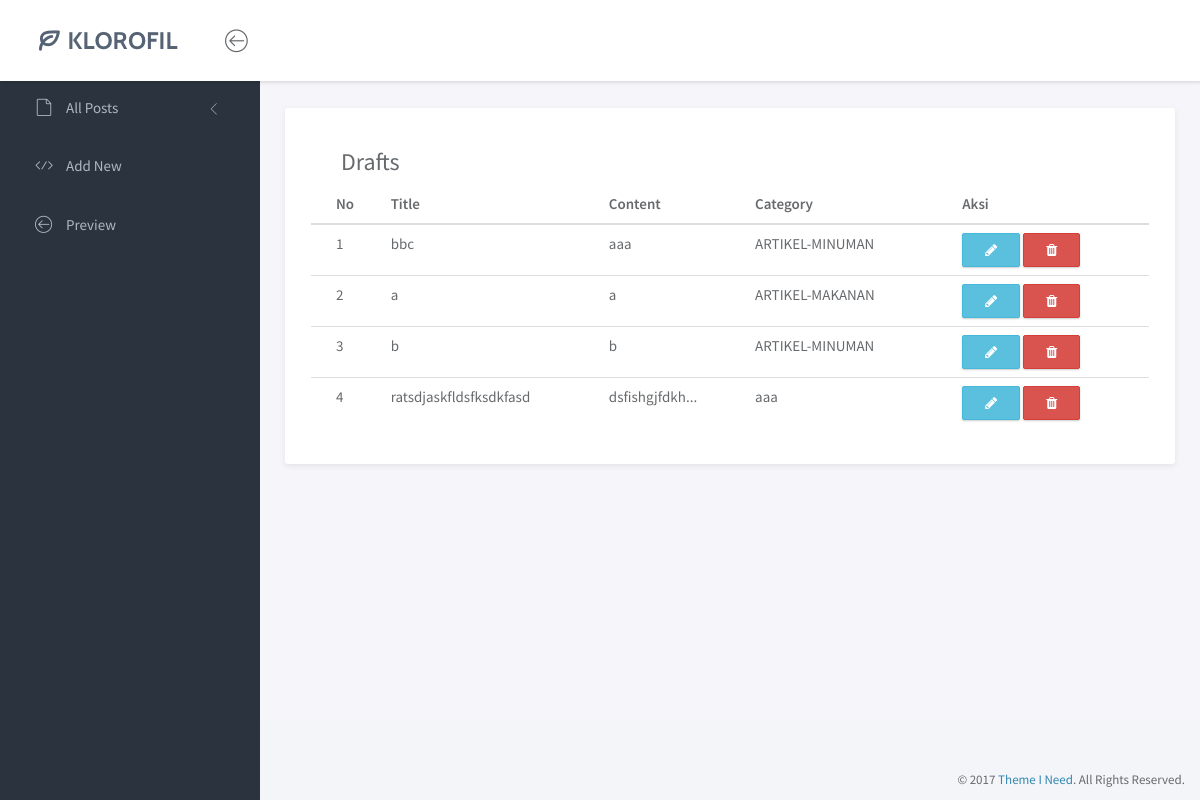
Screenshot of /index.php/allpost/drafts with the database file from the repository.
### tables this page shows
CREATE TABLE `posts` (
  `id` int(11) NOT NULL,
  `title` varchar(200) NOT NULL,
  `content` text NOT NULL,
  `category` varchar(200) NOT NULL,
  `created_date` date NOT NULL DEFAULT current_timestamp(),
  `updated_date` date NOT NULL,
  `status` varchar(100) NOT NULL
);

### application/controllers/Allpost.php (called while the page is built, shortened)
<?php
class Allpost extends CI_Controller {
	public function __construct()
	{
		$this->load->model('m_allpost','all');
	}
	public function drafts()
	{
		$data['konten'] = "drafts";
		$data['tampil_drafted']=$this->all->getDataDrafted();
		$this->load->view('main', $data);
	}
}

### index.php (called while the page is built, shortened)
<?php
require_once BASEPATH.'core/CodeIgniter.php';

### application/models/M_allpost.php (called while the page is built, shortened)
<?php
class M_allpost extends CI_Model {
	public function getDataDrafted()
	{
		$query = $this->db->query('SELECT * FROM posts WHERE status="DRAFTED"')->result();
		return $query;
	}
}

### application/views/drafts.php (the view, shortened to what this page needs)
<div class="panel">
	<div class="panel-heading">
		<div class="col-md-12">
			<div class="col-md-6">
				<h3>Drafts</h3>
			</div>
			<div class="col-md-6" >
			</div>
		</div>
	</div>
	<div class="panel-body">
		<table class="table">
			<thead>
				<th>No</th>
				<th>Title</th>
				<th>Content</th>
				<th>Category</th>
				<th>Aksi</th>
			</thead>
			<tbody>
				<?php $no = 0; foreach ($tampil_drafted as $dra): $no++ ?>
					<tr>
						<td><?=$no?> </td>
						<td><?=$dra->title?> </td>
						<td><?=mb_strimwidth("$dra->content", 0, 15, "...")?></td>
						<td><?=$dra->category?> </td>
						<td>
							<a href="#edit" onclick="edit(<?=$dra->id?>)" class="btn btn-info" data-toggle="modal"><i class="fa fa-pencil"></i></a>
							<a href="<?=base_url('index.php/allpost/hapuss/'.$dra->id)?>" class="btn btn-danger" onclick="return confirm('Apakah anda yakin?')"><i class="fa fa-trash"></i></a>
						</td>
					</tr>
				<?php endforeach ?>
			</tbody>
		</table>
	</div>
</div>

### assets_db/assets/css/main.css (style rules this page uses)
html { position: relative; min-height: 100%; }
body { background-color: #F3F5F8; font-family: "Source Sans Pro", sans-serif; font-size: 15px; color: #676a6d; }
a { color: #3287B2; }
th { font-weight: 600; }
.btn { -webkit-border-radius: 2px; -moz-border-radius: 2px; border-radius: 2px; -moz-box-shadow: 0px 1px 2px 0 rgba(0, 0, 0, 0.2); -webkit-box-shadow: 0px 1px 2px 0 rgba(0, 0, 0, 0.2); box-shadow: 0px 1px 2px 0 rgba(0, 0, 0, 0.2); padding: 6px 22px; }
.panel { -webkit-border-radius: 3px; -moz-border-radius: 3px; border-radius: 3px; -moz-box-shadow: 0 2px 6px rgba(0, 0, 0, 0.08); -webkit-box-shadow: 0 2px 6px rgba(0, 0, 0, 0.08); box-shadow: 0 2px 6px rgba(0, 0, 0, 0.08); background-color: #fff; margin-bottom: 30px; }
.panel .panel-heading, .panel .panel-body, .panel .panel-footer { padding-left: 25px; padding-right: 25px; }
.panel .panel-heading { padding-top: 20px; padding-bottom: 20px; position: relative; }
.panel .panel-body { padding-top: 10px; padding-bottom: 15px; }
.panel .table > thead > tr > td:first-child, .panel .table > thead > tr > th:first-child, .panel .table > tbody > tr > td:first-child, .panel .table > tbody > tr > th:first-child, .panel .table > tfoot > tr > td:first-child, .panel .table > tfoot > tr > th:first-child { padding-left: 25px; }
.panel .table > thead > tr > td:last-child, .panel .table > thead > tr > th:last-child, .panel .table > tbody > tr > td:last-child, .panel .table > tbody > tr > th:last-child, .panel .table > tfoot > tr > td:last-child, .panel .table > tfoot > tr > th:last-child { padding-left: 25px; }

### rows the page displays
posts: title "bbc", content "aaa", category "ARTIKEL-MINUMAN"
posts: title "a", content "a", category "ARTIKEL-MAKANAN"
posts: title "b", content "b", category "ARTIKEL-MINUMAN"
posts: title "ratsdjaskfldsfksdkfasd", content "dsfishgjfdkh...", category "aaa"
